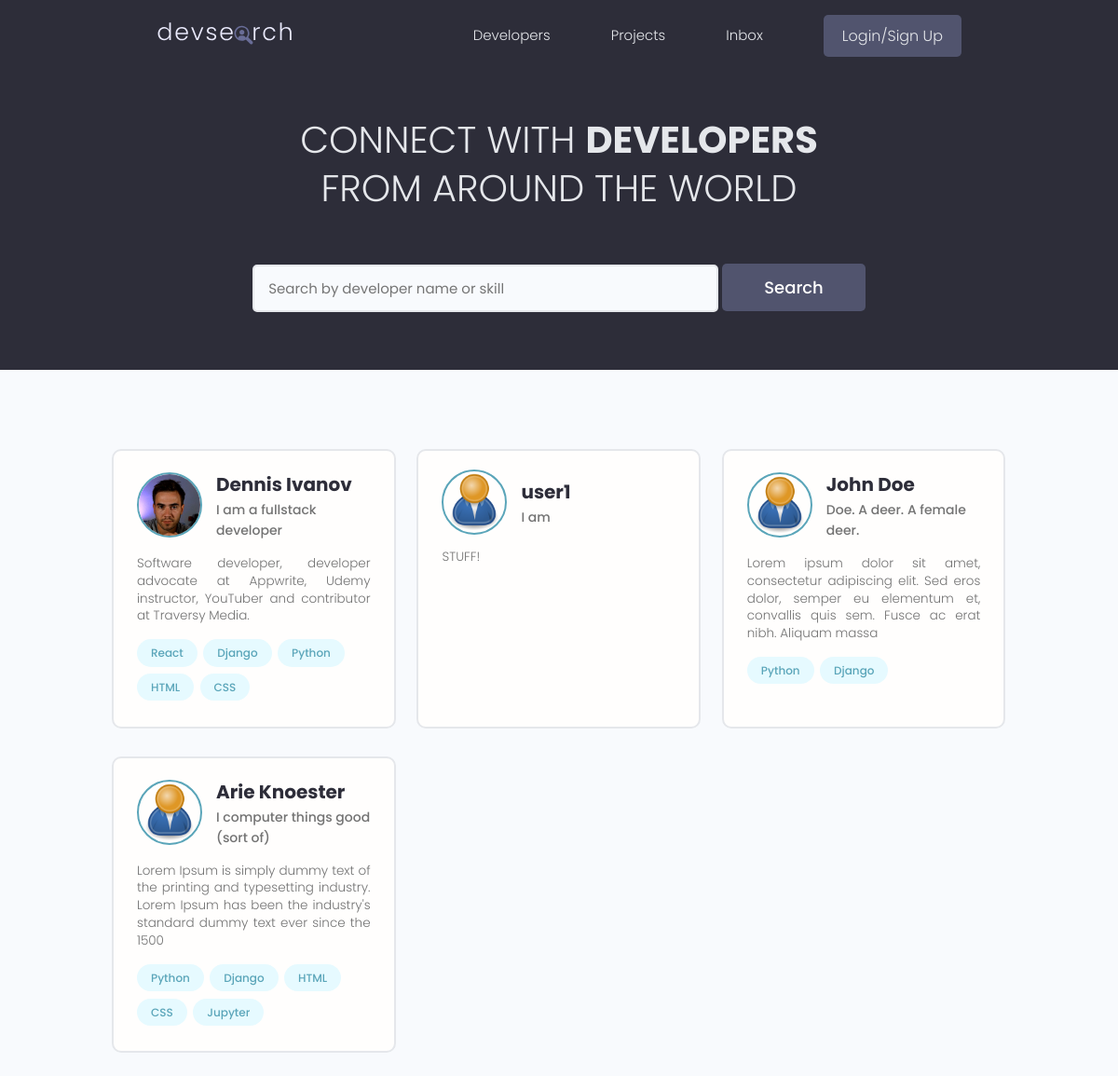
The app's page /, older data.
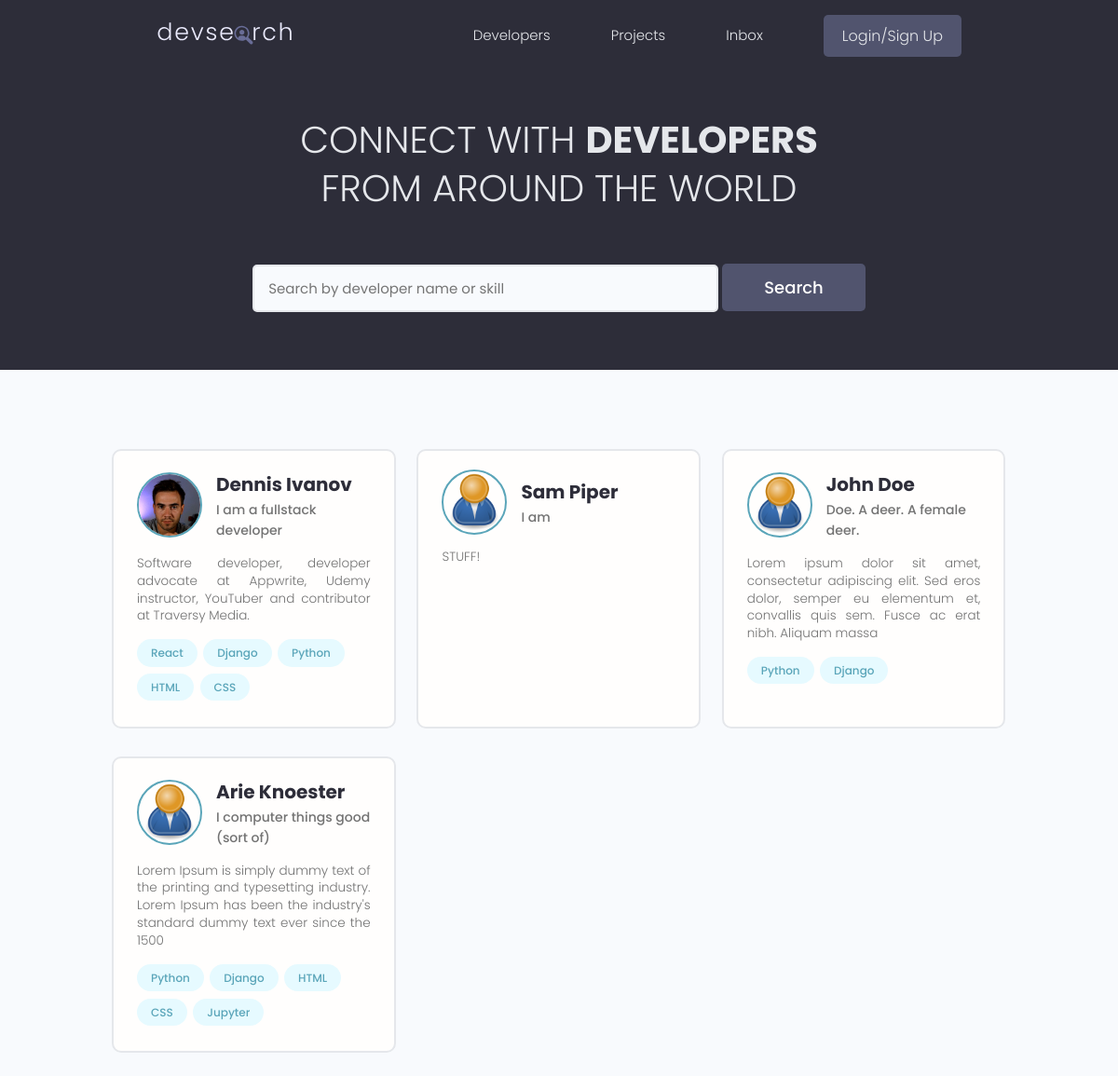
The same page, newer data.
### users/models.py (models this page shows, shortened)
class Profile(models.Model):
    id = models.UUIDField(default=uuid.uuid4, unique=True, primary_key=True, editable=False)
    user = models.OneToOneField(to=User, on_delete=models.CASCADE, null=True, blank=True)
    name = models.CharField(max_length=200, blank=True, null=True)
    username = models.CharField(max_length=200, blank=True, null=True)
    location = models.CharField(max_length=200, blank=True, null=True)
    email = models.EmailField(max_length=500, blank=True, null=True)
    short_intro = models.CharField(max_length=200, blank=True, null=True)
    bio = models.TextField(blank=True, null=True)
    profile_image = models.ImageField(blank=True, null=True, upload_to='profiles/', default='profiles/user-default.png')
    social_github = models.CharField(max_length=200, blank=True, null=True)
    social_twitter = models.CharField(max_length=200, blank=True, null=True)
    social_linkedin = models.CharField(max_length=200, blank=True, null=True)
    social_youtube = models.CharField(max_length=200, blank=True, null=True)
    social_website = models.CharField(max_length=200, blank=True, null=True)
    created = models.DateTimeField(auto_now_add=True)

### users/views.py (the view)
# urls.py: path('', views.all_profiles, name='all-profiles'),
def all_profiles(request):
    profiles, search_query = search_profiles(request)
    page_range, profiles = paginate_profiles(request, profiles, per_page=6)
    context = {
        'profiles': profiles,
        'search_query': search_query,
        'page_range': page_range,
    }
    return render(
        request,
        template_name='users/profiles.html',
        context=context
    )

### users/models.py (called while the page is built)
    def __str__(self):
        return str(self.name)

### users/utils.py (called while the page is built)
def paginate_profiles(request, profiles, per_page):
    page = request.GET.get('page', 1)
    paginator = Paginator(object_list=profiles, per_page=per_page)
    page_range = paginator.get_elided_page_range(number=page, on_each_side=2)
    try:
        profiles = paginator.page(page)
    except PageNotAnInteger:
        profiles = paginator.page(1)
    except EmptyPage:
        profiles = paginator.page(paginator.num_pages)
    return page_range, profiles

def search_profiles(request):
    search_query = ''
    if request.GET.get('search_query'):
        search_query = request.GET.get('search_query')
    profiles = Profile.objects.distinct().filter(
        Q(name__icontains=search_query) |
        Q(short_intro__icontains=search_query) |
        Q(skill__name__icontains=search_query) # my version
    )
    return profiles, search_query

### users/templates/users/profiles.html (shortened to what this page needs)
{% extends 'main.html' %}
{% block content %}
  <main class="home">
    <section class="hero-section text-center">
      <div class="container container--narrow">
        <div class="hero-section__box">
          <h2>CONNECT WITH <span>DEVELOPERS</span></h2>
          <h2>FROM AROUND THE WORLD</h2>
        </div>
        <div class="hero-section__search">
          <form class="form" action="{% url 'all-profiles' %}" method="get">
            <div class="form__field">
              <input class="input input--text" id="formInput#search" type="text" name="search_query"
                     value="{{ search_query }}" placeholder="Search by developer name or skill" />
              <input class="btn btn--sub btn--lg" type="submit" value="Search" />
            </div>
          </form>
        </div>
      </div>
    </section>
    <section class="devlist">
      <div class="container">
        <div class="grid grid--three">
        {% for profile in profiles %}
          <div class="column card">
            <div class="dev">
              <a href="{% url 'user-profile' profile.id %}" class="card__body">
                <div class="dev__profile">
                  <img class="avatar avatar--md" src="{{ profile.profile_image.url }}" alt="image" />
                  <div class="dev__meta">
                    <h3>{{ profile.name }}</h3>
                    <h5>{{ profile.short_intro|slice:"60" }}</h5>
                  </div>
                </div>
                <p class="dev__info">
                  {{ profile.bio|slice:"150" }}
                </p>
                <div class="dev__skills">
                {% for skill in profile.skill_set.all|slice:"5" %}
                  <span class="tag tag--pill tag--main">
                    <small>{{ skill }}</small>
                  </span>
                {% endfor %}
                </div>
              </a>
            </div>
          </div>
        {% endfor %}
        </div>
      </div>
    </section>
  </main>
{% endblock content %}

Row changes from the older to the newer data that the page shows:
changed Profile "I am": name "user1" → "Sam Piper"
